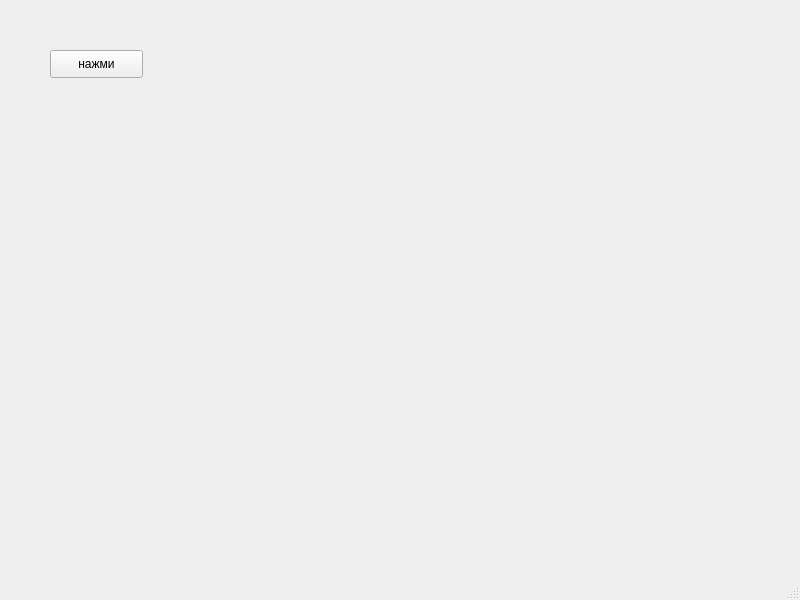
<?xml version="1.0" encoding="UTF-8"?>
<ui version="4.0">
 <class>MainWindow</class>
 <widget class="QMainWindow" name="MainWindow">
  <property name="geometry">
   <rect>
    <x>0</x>
    <y>0</y>
    <width>800</width>
    <height>600</height>
   </rect>
  </property>
  <property name="windowTitle">
   <string>MainWindow</string>
  </property>
  <widget class="QWidget" name="centralwidget">
   <widget class="QPushButton" name="pushButton">
    <property name="geometry">
     <rect>
      <x>50</x>
      <y>50</y>
      <width>93</width>
      <height>28</height>
     </rect>
    </property>
    <property name="text">
     <string>нажми</string>
    </property>
   </widget>
  </widget>
  <widget class="QMenuBar" name="menubar">
   <property name="geometry">
    <rect>
     <x>0</x>
     <y>0</y>
     <width>800</width>
     <height>26</height>
    </rect>
   </property>
  </widget>
  <widget class="QStatusBar" name="statusbar"/>
 </widget>
 <resources/>
 <connections/>
</ui>
